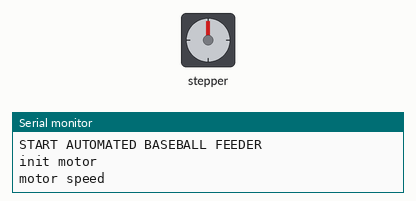
This sketch was run on a simulated Arduino Uno, built with avr-gcc and run on an emulated ATmega328P. Parts: stepper motor, the last lines printed to the serial monitor. Stepper angles assume 200 steps per turn.

Above: at 0.05 s.
At 1.1 s:
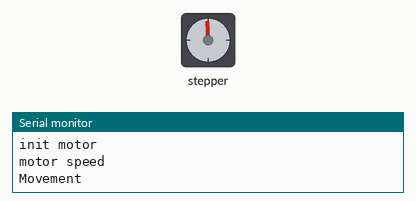
At 1.4 s:
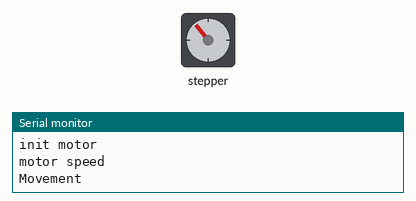
At 1.75 s:
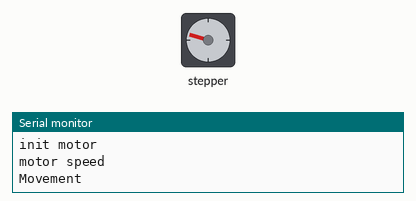
Timing chart, 0 to 4.0 s (numbered marks = the images above):
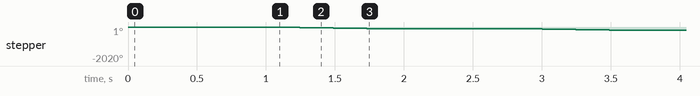

Measured:
- by itself, stepper: turns 90° counter-clockwise in 0.76 s, repeating every 1.8 s

The sketch:

test_motor.ino
```cpp
#include <Adafruit_MotorShield.h>


//create stepper motor with 200 steps per revolution on port 1
//M1 and M2 go to port 1, M3 and M4 go to port 2
Adafruit_MotorShield AFMS = Adafruit_MotorShield();
Adafruit_StepperMotor *myMotor = AFMS.getStepper(200, 2);


void setup() {
  //setup serial monitor at 9600 bps
  Serial.begin(9600);
  while(!Serial);
  Serial.println("START AUTOMATED BASEBALL FEEDER");

  Serial.println("init motor");

  //initialize the stepper motor with speed 20RPMS
  AFMS.begin();

  Serial.println("motor speed");
  myMotor->setSpeed(20);
}

void loop() {
  //wait 1 second
  delay(1000);

  Serial.println("Movement");

  //turn stepper motor 90 degrees
  myMotor->step(50, BACKWARD, DOUBLE);
}
```
